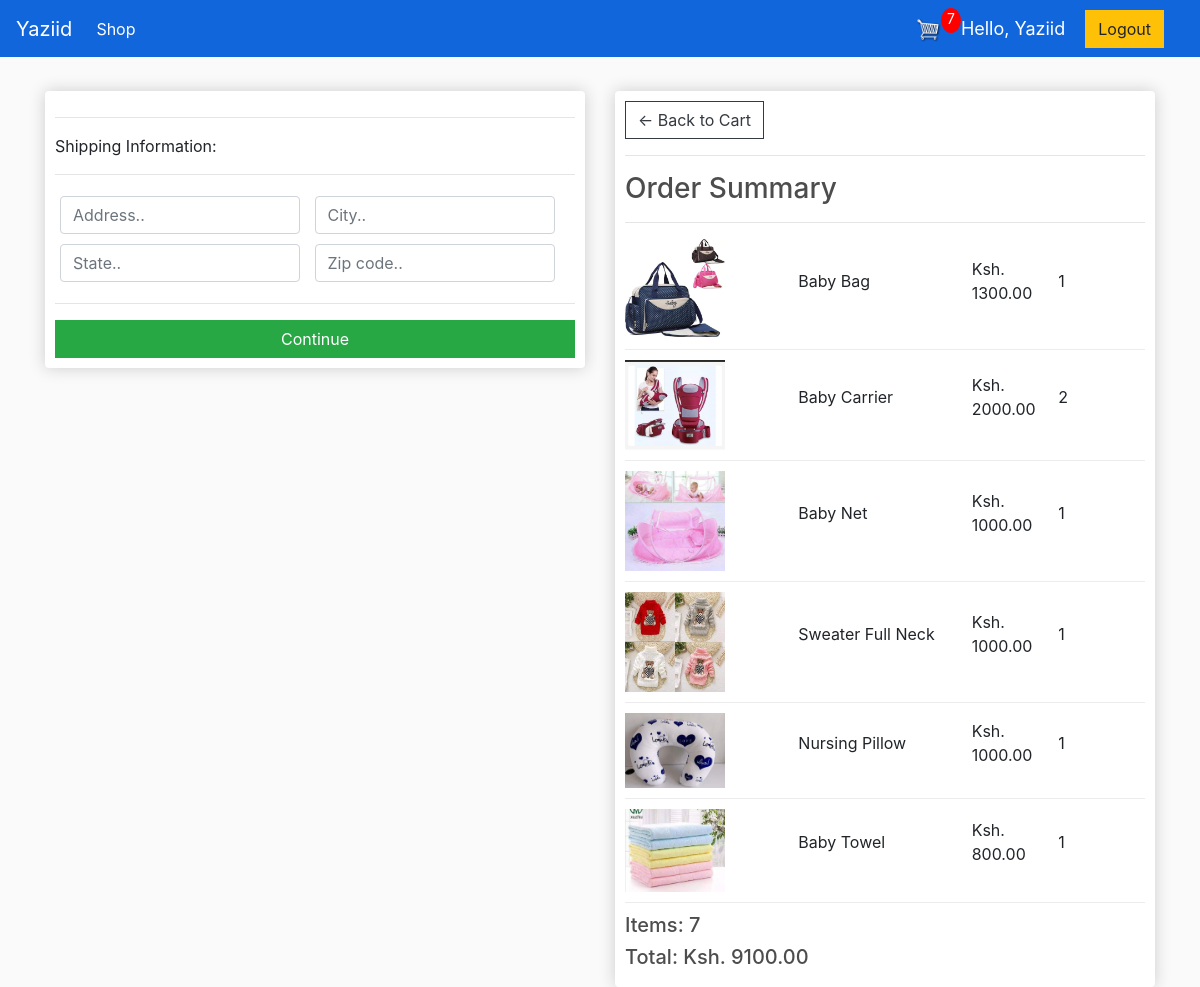
/checkout/ (signed in), run on an earlier commit of the app's database.
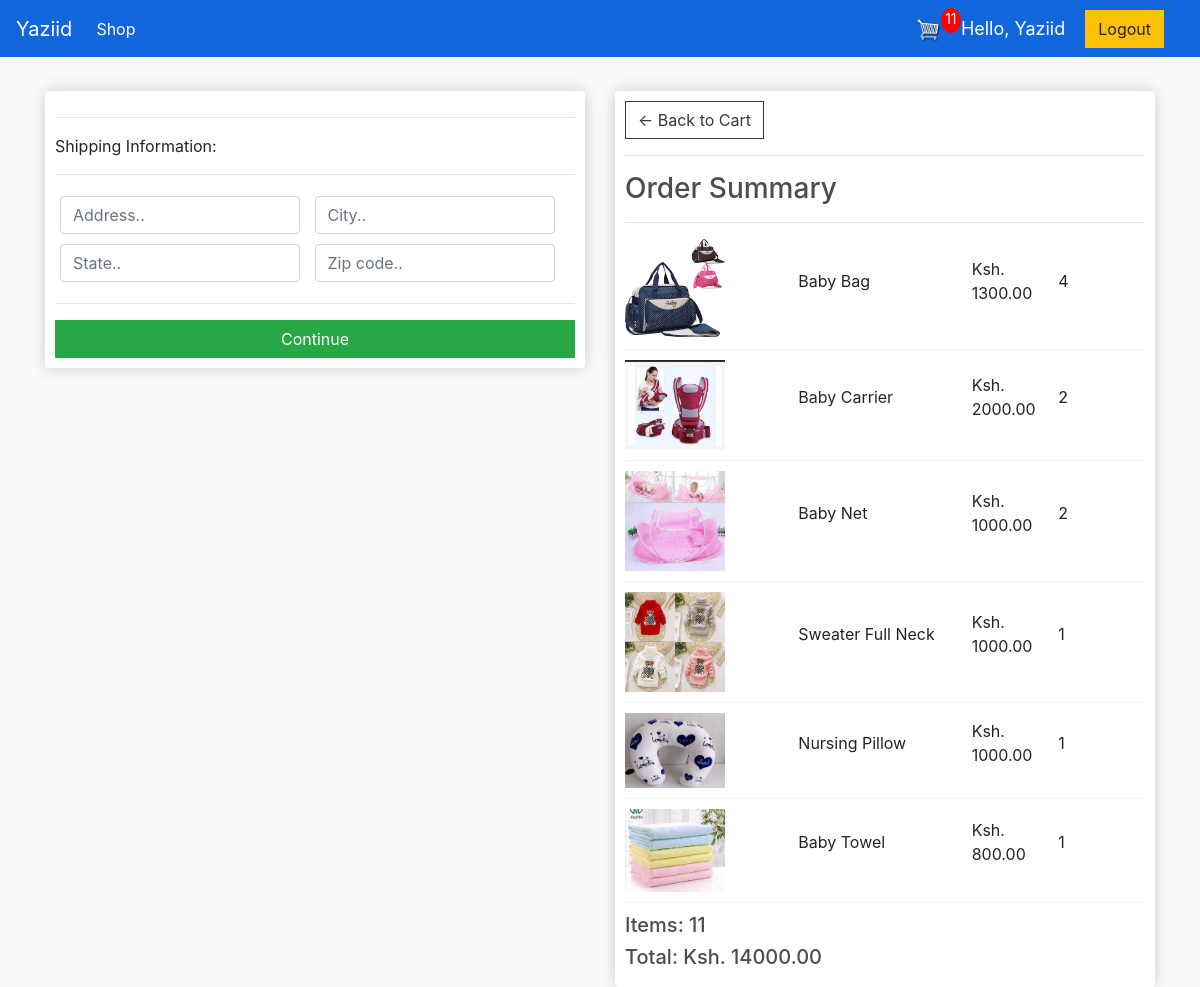
And on a later commit of the database.
### shop/models.py (models this page shows, shortened)
class OrderItem(models.Model):
	product = models.ForeignKey(Product, on_delete=models.SET_NULL, null=True)
	order = models.ForeignKey(Order, on_delete=models.SET_NULL, null=True)
	quantity = models.IntegerField(default=0, null=True, blank=True)
	date_added = models.DateTimeField(auto_now_add=True)
	@property
	def get_total(self):
		total = self.product.price * self.quantity
		return total

class Product(models.Model):
	name = models.CharField(max_length=200)
	price = models.DecimalField(max_digits=7, decimal_places=2)
	digital = models.BooleanField(default=False, null=True, blank=True)
	image = models.ImageField(null=True, blank=True)
	@property
	def imageURL(self):
		try:
			url = self.image.url
		except:
			url = ''
		return url

class Order(models.Model):
	customer = models.ForeignKey(Customer, on_delete=models.SET_NULL, null=True, blank=True)
	date_ordered = models.DateTimeField(auto_now_add=True)
	complete = models.BooleanField(default=False)
	transaction_id = models.CharField(max_length=100, null=True)
	@property
	def shipping(self):
		shipping = False
		orderitems = self.orderitem_set.all()
		for i in orderitems:
			if i.product.digital == False:
				shipping = True
		return shipping
	@property
	def get_cart_total(self):
		orderitems = self.orderitem_set.all()
		total = sum([item.get_total for item in orderitems])
		return total
	@property
	def get_cart_items(self):
		orderitems = self.orderitem_set.all()
		total = sum([item.quantity for item in orderitems])
		return total

### shop/views.py (the view)
# urls.py: path('checkout/', views.checkout, name="checkout"),
def checkout(request):
	data = cartData(request)
	cartItems = data['cartItems']
	order = data['order']
	items = data['items']
	context = {'items':items, 'order':order, 'cartItems':cartItems}
	return render(request, 'shop/checkout.html', context)

### shop/utils.py (called while the page is built)
def cartData(request):
    if request.user.is_authenticated:
        try:
            customer = request.user.customer
        except Customer.DoesNotExist:
            customer = None
        order, created = Order.objects.get_or_create(customer=customer, complete=False)
        items = order.orderitem_set.all()
        cartItems = order.get_cart_items
    else:
        cookieData = cookieCart(request)
        cartItems = cookieData['cartItems']
        order = cookieData['order']
        items = cookieData['items']
    return {'cartItems':cartItems, 'order':order, 'items':items}

### shop/templates/shop/checkout.html (shortened to what this page needs)
{% extends 'shop/main.html' %}
{% load static %}
{% block content %}
<div class="row">
	<div class="col-lg-6">
		<div class="box-element" id="form-wrapper">
               <form id="form">
                    <div id="shipping-info">
                         <hr>
                         <p>Shipping Information:</p>
                         <hr>
                         <div class="form-field">
                              <input class="form-control" type="text" name="address" placeholder="Address..">
                         </div>
                         <div class="form-field">
                              <input class="form-control" type="text" name="city" placeholder="City..">
                         </div>
                         <div class="form-field">
                              <input class="form-control" type="text" name="state" placeholder="State..">
                         </div>
                         <div class="form-field">
                              <input class="form-control" type="text" name="zipcode" placeholder="Zip code..">
                         </div>
                    </div>
                    <hr>
                    <input id="form-button" class="btn btn-success btn-block" type="submit" value="Continue">
               </form>
		</div>
          <br>
	</div>
     <div class="col-lg-6">
          <div class="box-element">
               <a  class="btn btn-outline-dark" href="{% url 'cart' %}">&#x2190; Back to Cart</a>
               <hr>
               <h3>Order Summary</h3>
               <hr>
               {% for item in items %}
               <div class="cart-row">
                    <div style="flex:2"><img class="row-image" src="{{item.product.imageURL}}"></div>
                    <div style="flex:2"><p>{{item.product.name}}</p></div>
                    <div style="flex:1"><p>Ksh. {{item.product.price|floatformat:2}}</p></div>
                    <div style="flex:1"><p>{{item.quantity}}</p></div>
               </div>
               {% endfor %}
               <h5>Items: {{order.get_cart_items}}</h5>
               <h5>Total: Ksh. {{order.get_cart_total|floatformat:2}}</h5>
          </div>
     </div>
</div>
{% endblock content %}

### shop/templates/shop/main.html (shortened to what this page needs)
<!DOCTYPE html>
{% load static %}
<html>
<head>
	<link rel="stylesheet" href="https://stackpath.bootstrapcdn.com/bootstrap/4.4.1/css/bootstrap.min.css">
	<link rel="stylesheet" type="text/css" href="{% static 'css/main.css' %}">
</head>
<body>
	<nav class="navbar navbar-expand-lg navbar-dark bg-dark">
		<a class="navbar-brand" href="{% url 'shop' %}">Yaziid</a>
		<div class="collapse navbar-collapse" id="navbarSupportedContent">
		<ul class="navbar-nav mr-auto">
			<li class="nav-item active">
			<a class="nav-link" href="{% url 'shop' %}">Shop<span class="sr-only">(current)</span></a>
			</li>
		</ul>
			<div class="form-inline my-2 my-lg-0">
				<a href="{% url 'cart' %}">
					<img  id="cart-icon" src="{% static 'images/6+cart.png' %}">
				</a>
				<p id="cart-total">{{cartItems}}</p>
			</div>
			<span class="hello-msg">Hello, {{request.user}}</span>
		</div>
				{% if request.user.is_authenticated %}
					<a class="btn btn-warning" href="{% url 'login' %}">Logout</a>
				{% else %}
					<a class="btn btn-warning" href="{% url 'shop' %}">Login</a>
				{% endif %}
		<span><a class="hello-msg" href="{% url 'logout' %}"></a></span>
	</nav>
    <div class="container">
            <br>
            {% block content %}
            {% endblock content %}
    </div>
</body>
</html>

### static/css/main.css (style rules this page uses)
body { background-color: hsl(0, 0%, 98%); }
h1,h2,h3,h4,h5,h6 { color:hsl(0, 0%, 30%); }
.box-element { box-shadow:hsl(0, 0%, 80%) 0 0 16px; background-color: #fff; border-radius: 4px; padding: 10px; }
.bg-dark { background-color: #1266db!important; }
#cart-icon { width:25px; display: inline-block; margin-left: 15px; }
#cart-total { display: block; text-align: center; color:#fff; background-color: red; width: 20px; height: 25px; border-radius: 50%; font-size: 14px; }
.col-lg-4, .col-lg-6, .col-lg-8, .col-lg-12 { margin-top: 10px; }
.btn { border-radius: 0; }
.row-image { width: 100px; }
.form-field { width:250px; display: inline-block; padding: 5px; }
.cart-row { display: flex; align-items: center; padding-bottom: 10px; margin-bottom: 10px; border-bottom: 1px solid #ececec; }

### shop/templates/shop/main.html (style rules this page uses)
.hello-msg { font-size: 18px; color: rgb(255, 255, 255); margin-right: 20px; }

What changed in the data, as far as the page shows it:
changed OrderItem "Baby Bag": quantity "1" → "4"
changed OrderItem "Baby Net": quantity "1" → "2"
changed through a linked row, Order: get_cart_items "7" → "11"; get_cart_total "9100.00" → "14000.00"
Also different on the page:
{{ cartItems }}: "7" → "11"
